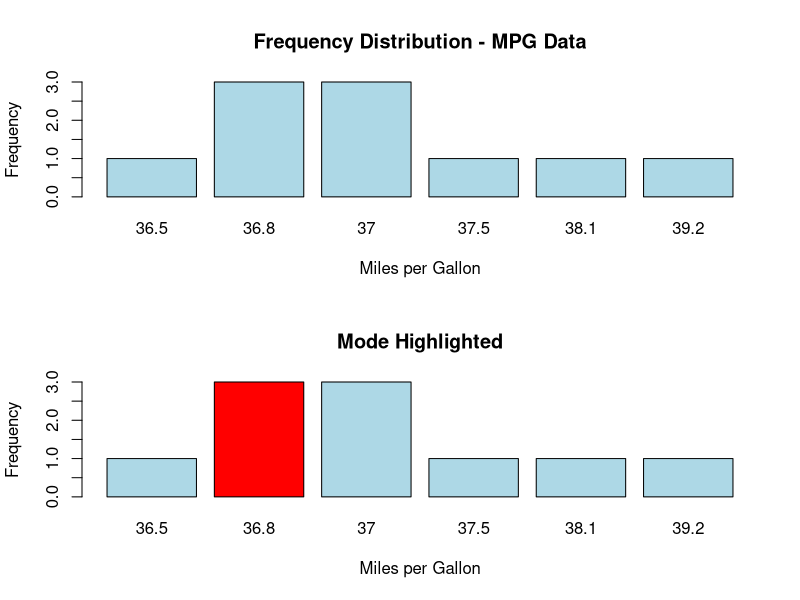

Reproduce this figure in R.
# Mode and Frequency Analysis
# Demonstrates mode calculation and frequency tables

# Create output directory
if (!dir.exists("output")) dir.create("output")

cat("Mode and Frequency Analysis\n")
cat("===========================\n\n")

# Example with repeated values (like HTML example)
mpg_with_repeats <- c(37.0, 36.8, 37.0, 38.1, 36.5, 37.0, 39.2, 36.8, 37.5, 36.8)

cat("MPG Data with Repeated Values:\n")
cat("Data:", paste(mpg_with_repeats, collapse = ", "), "\n\n")

# Create frequency table
freq_table <- table(mpg_with_repeats)
cat("Frequency Table:\n")
print(freq_table)
cat("\n")

# Find mode(s)
max_freq <- max(freq_table)
modes <- names(freq_table)[freq_table == max_freq]

cat("Mode Analysis:\n")
cat("Highest frequency:", max_freq, "\n")
cat("Mode(s):", paste(modes, collapse = ", "), "\n")
cat("The value", modes[1], "appears most frequently (", max_freq, "times)\n\n")

# Different scenarios
cat("Different Mode Scenarios:\n")
cat("========================\n\n")

# No mode
no_mode_data <- c(1, 2, 3, 4, 5)
cat("1. No Mode Example:", paste(no_mode_data, collapse = ", "), "\n")
cat("   All values appear once - no mode\n\n")

# Bimodal
bimodal_data <- c(1, 1, 2, 3, 3, 4)
freq_bi <- table(bimodal_data)
modes_bi <- names(freq_bi)[freq_bi == max(freq_bi)]
cat("2. Bimodal Example:", paste(bimodal_data, collapse = ", "), "\n")
cat("   Modes:", paste(modes_bi, collapse = " and "), "\n\n")

# Multimodal
multimodal_data <- c(5, 5, 7, 7, 9, 9, 11)
freq_multi <- table(multimodal_data)
modes_multi <- names(freq_multi)[freq_multi == max(freq_multi)]
cat("3. Multimodal Example:", paste(multimodal_data, collapse = ", "), "\n")
cat("   Modes:", paste(modes_multi, collapse = ", "), "\n\n")

# Create frequency visualization
png("output/mode_analysis.png", width = 800, height = 600, res = 120)
par(mfrow = c(2, 1))

# Bar plot of frequencies
barplot(freq_table, 
        main = "Frequency Distribution - MPG Data",
        xlab = "Miles per Gallon", 
        ylab = "Frequency",
        col = "lightblue",
        border = "black")

# Highlight the mode
mode_position <- which(names(freq_table) == modes[1])
barplot(freq_table, 
        main = "Mode Highlighted",
        xlab = "Miles per Gallon", 
        ylab = "Frequency",
        col = ifelse(1:length(freq_table) == mode_position, "red", "lightblue"),
        border = "black")

text(mode_position * 1.2 - 0.5, max_freq + 0.1, 
     paste("Mode =", modes[1]), pos = 3, font = 2)

dev.off()
cat("✓ Mode analysis plot saved to output/mode_analysis.png\n")

# Summary function for any dataset
analyze_central_tendency <- function(data, dataset_name) {
  cat("\n", dataset_name, " Analysis:\n")
  cat(rep("=", nchar(dataset_name) + 10), "\n", sep = "")
  cat("Data:", paste(sort(data), collapse = ", "), "\n")
  cat("n =", length(data), "\n")
  cat("Mean:", round(mean(data), 2), "\n")
  cat("Median:", median(data), "\n")
  
  freq_table <- table(data)
  max_freq <- max(freq_table)
  if(max_freq == 1) {
    cat("Mode: No mode (all values unique)\n")
  } else {
    modes <- names(freq_table)[freq_table == max_freq]
    cat("Mode:", paste(modes, collapse = ", "), "(appears", max_freq, "times)\n")
  }
  cat("\n")
}

# Demonstrate with different datasets
analyze_central_tendency(mpg_with_repeats, "MPG Dataset")
analyze_central_tendency(c(32.7, 36.3, 37.1, 35.9, 38.2, 41.0, 36.8, 37.9, 39.0, 33.9), "EPA Dataset")

cat("Analysis complete! Check output/ folder for saved files.\n")
